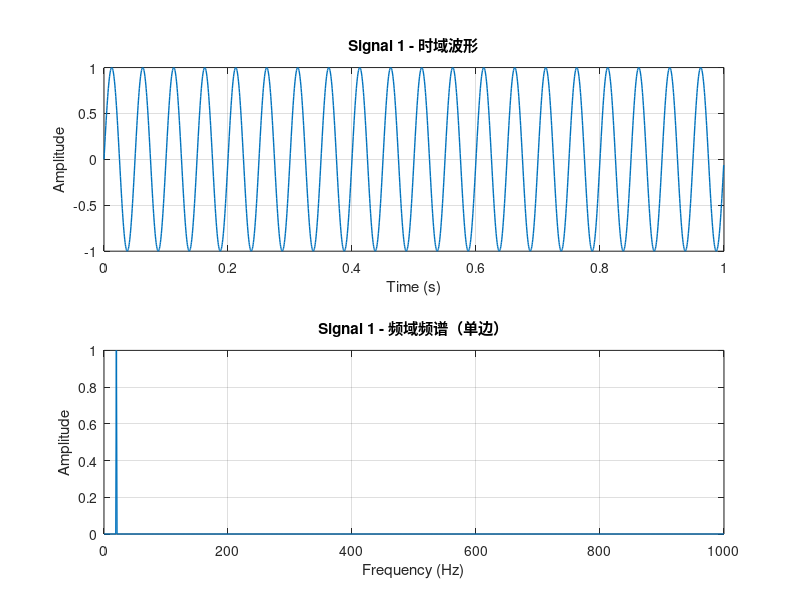
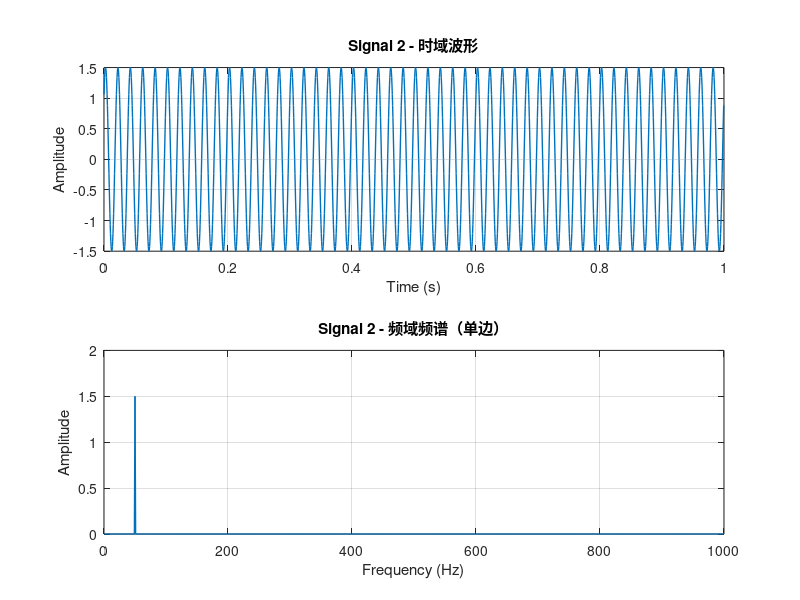
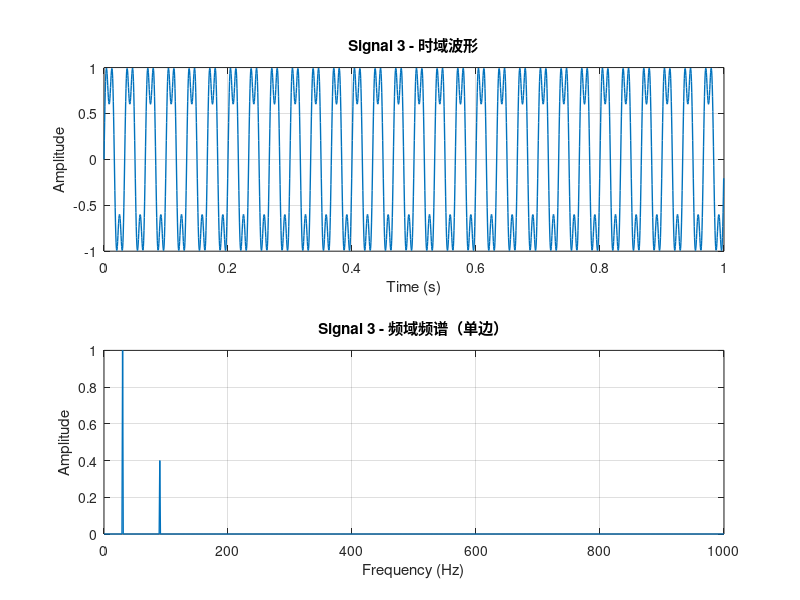
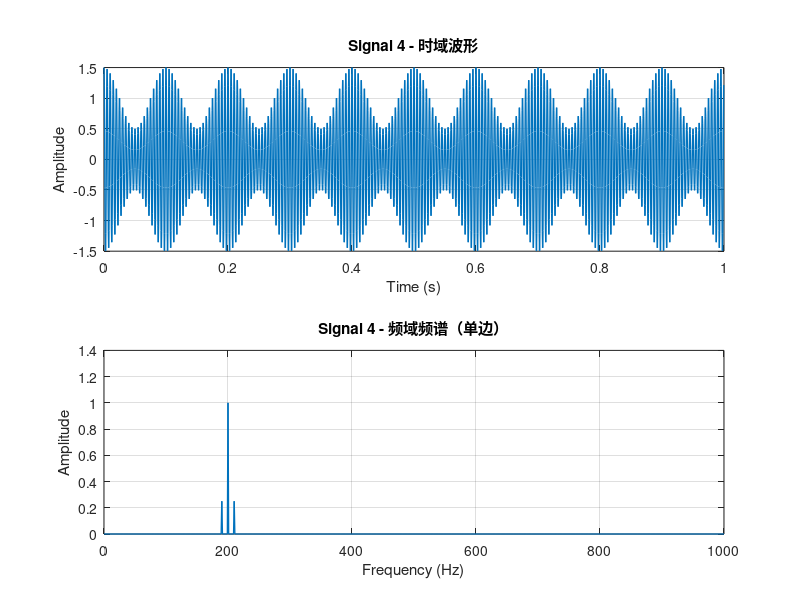

Reproduce these figures in MATLAB, in order.
clear; clc; close all;

fs = 2000; T = 1; N = fs*T; t = (0:N-1)/fs;
%save images
outputFolder = 'Exported_Signals';
if ~exist(outputFolder, 'dir')
    mkdir(outputFolder);
end

signals = {
    @(t) sin(2*pi*20*t),                % 1.单频正弦
    @(t) 1.5*sin(2*pi*50*t+pi/4),       % 2.带相位单频正弦
    @(t) sin(2*pi*30*t)+0.4*sin(2*pi*90*t), % 3.双频正弦
    @(t) (1+0.5*cos(2*pi*10*t)).*cos(2*pi*200*t), % 4.调幅信号
    @(t) cos(2*pi*60*t)+2*sin(2*pi*2*t), % 5.正弦+余弦
    @(t) sin(2*pi*10*t)+0.3*randn(size(t)), % 6.含噪声正弦
    @(t) exp(-5*t).*sin(2*pi*40*t),     % 7.指数衰减正弦
    @(t) sin(2*pi*100*t)+sin(2*pi*110*t), % 8.近距离双频正弦
    @(t) (t>=0.3).*sin(2*pi*40*t),      % 9.门控正弦
    @(t) abs(sin(2*pi*50*t)),           % 10.全波整流
    @(t) double(mod(round(t*fs),N/8)==0), % 11.冲激序列（简化round，N/8为整数）
    @(t) chirp(t,5,1,200)               % 12.线性调频
};


for i = 1:12
    x = signals{i}(t);
    X = fft(x);
    f_s = (0:N/2)*(fs/N); 
    X_amp_s = 2*abs(X(1:N/2+1))/N; X_amp_s(1) = X_amp_s(1)/2; 
    

    figure('Name',['Signal ',num2str(i)],'Position',[100,100,800,600]);
    subplot(211), plot(t,x,'LineWidth',1), grid on
    xlabel('Time (s)'), ylabel('Amplitude'), title(['Signal ',num2str(i),' - 时域波形'])
    subplot(212), plot(f_s,X_amp_s,'LineWidth',1), grid on, xlim([0,fs/2])
    xlabel('Frequency (Hz)'), ylabel('Amplitude'), title(['Signal ',num2str(i),' - 频域频谱（单边）'])
    
    fprintf('Signal %d processed!\n',i);
end
